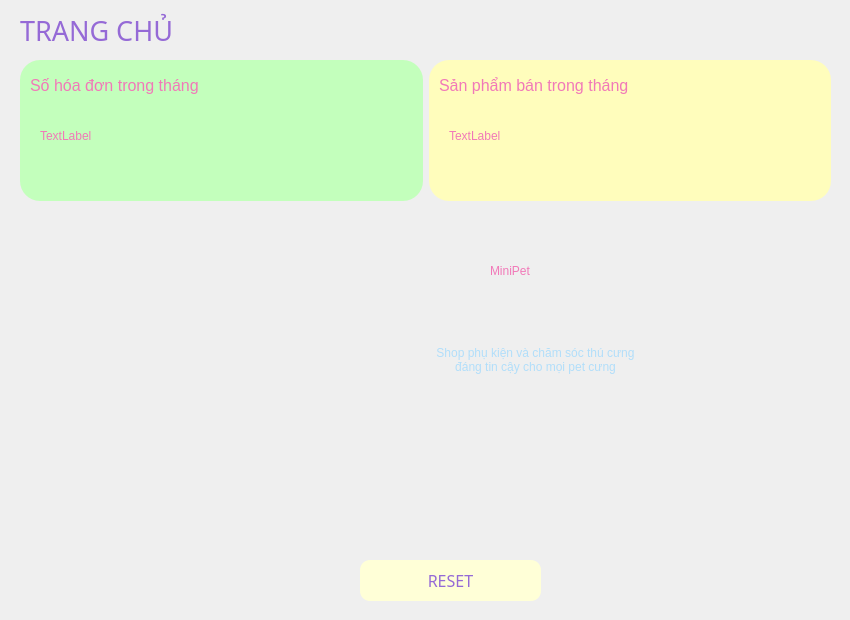
    <widget class="QWidget" name="trangchu">
     <widget class="QLabel" name="label_3">
      <property name="geometry">
       <rect>
        <x>20</x>
        <y>10</y>
        <width>221</width>
        <height>41</height>
       </rect>
      </property>
      <property name="sizePolicy">
       <sizepolicy hsizetype="Ignored" vsizetype="Ignored">
        <horstretch>0</horstretch>
        <verstretch>0</verstretch>
       </sizepolicy>
      </property>
      <property name="font">
       <font>
        <family>Segoe UI Black</family>
        <pointsize>20</pointsize>
        <weight>10</weight>
        <italic>false</italic>
        <bold>false</bold>
       </font>
      </property>
      <property name="styleSheet">
       <string notr="true">color: rgb(149, 106, 214);
font: 87 20pt &quot;Segoe UI Black&quot;;</string>
      </property>
      <property name="text">
       <string>TRANG CHỦ</string>
      </property>
     </widget>
     <widget class="QWidget" name="widget_2" native="true">
      <property name="geometry">
       <rect>
        <x>20</x>
        <y>60</y>
        <width>811</width>
        <height>141</height>
       </rect>
      </property>
      <property name="sizePolicy">
       <sizepolicy hsizetype="Ignored" vsizetype="Ignored">
        <horstretch>0</horstretch>
        <verstretch>0</verstretch>
       </sizepolicy>
      </property>
      <layout class="QHBoxLayout" name="horizontalLayout_2">
       <item>
        <widget class="QWidget" name="bill_4" native="true">
         <property name="sizePolicy">
          <sizepolicy hsizetype="Ignored" vsizetype="Ignored">
           <horstretch>0</horstretch>
           <verstretch>0</verstretch>
          </sizepolicy>
         </property>
         <property name="styleSheet">
          <string notr="true">background-color: rgb(195, 255, 188);
 border-radius: 20px; /* Bo góc */;</string>
         </property>
         <widget class="QLabel" name="label_25">
          <property name="geometry">
           <rect>
            <x>10</x>
            <y>0</y>
            <width>211</width>
            <height>51</height>
           </rect>
          </property>
          <property name="sizePolicy">
           <sizepolicy hsizetype="Ignored" vsizetype="Ignored">
            <horstretch>0</horstretch>
            <verstretch>0</verstretch>
           </sizepolicy>
          </property>
          <property name="font">
           <font>
            <family>Arial</family>
            <pointsize>12</pointsize>
            <weight>10</weight>
            <italic>false</italic>
            <bold>false</bold>
           </font>
          </property>
          <property name="styleSheet">
           <string notr="true">color: rgb(241, 121, 184);
font: 87 12pt &quot;Arial&quot;;
</string>
          </property>
          <property name="text">
           <string>Số hóa đơn trong tháng</string>
          </property>
         </widget>
         <widget class="QLabel" name="label_26">
          <property name="geometry">
           <rect>
            <x>200</x>
            <y>50</y>
            <width>41</width>
            <height>41</height>
           </rect>
          </property>
          <property name="sizePolicy">
           <sizepolicy hsizetype="Ignored" vsizetype="Ignored">
            <horstretch>0</horstretch>
            <verstretch>0</verstretch>
           </sizepolicy>
          </property>
          <property name="text">
           <string/>
          </property>
          <property name="pixmap">
           <pixmap>../hinhanh/9.png</pixmap>
          </property>
          <property name="scaledContents">
           <bool>true</bool>
          </property>
         </widget>
         <widget class="QLabel" name="lbl_dh">
          <property name="geometry">
           <rect>
            <x>20</x>
            <y>60</y>
            <width>181</width>
            <height>31</height>
           </rect>
          </property>
          <property name="sizePolicy">
           <sizepolicy hsizetype="Ignored" vsizetype="Ignored">
            <horstretch>0</horstretch>
            <verstretch>0</verstretch>
           </sizepolicy>
          </property>
          <property name="styleSheet">
           <string notr="true">color: rgb(241, 121, 184);
font: 75 13pt &quot;Times New Roman&quot;;</string>
          </property>
          <property name="text">
           <string>TextLabel</string>
          </property>
         </widget>
        </widget>
       </item>
       <item>
        <widget class="QWidget" name="spham_4" native="true">
         <property name="sizePolicy">
          <sizepolicy hsizetype="Ignored" vsizetype="Ignored">
           <horstretch>0</horstretch>
           <verstretch>0</verstretch>
          </sizepolicy>
         </property>
         <property name="styleSheet">
          <string notr="true">background-color: rgb(255, 253, 188);
color: rgb(255, 239, 178);
   border-radius: 20px; /* Bo góc */;</string>
         </property>
         <widget class="QLabel" name="label_29">
          <property name="geometry">
           <rect>
            <x>190</x>
            <y>60</y>
            <width>51</width>
            <height>51</height>
           </rect>
          </property>
          <property name="sizePolicy">
           <sizepolicy hsizetype="Ignored" vsizetype="Ignored">
            <horstretch>0</horstretch>
            <verstretch>0</verstretch>
           </sizepolicy>
          </property>
          <property name="text">
           <string/>
          </property>
          <property name="pixmap">
           <pixmap>../hinhanh/11.ico</pixmap>
          </property>
          <property name="scaledContents">
           <bool>true</bool>
          </property>
         </widget>
         <widget class="QLabel" name="label_30">
          <property name="geometry">
           <rect>
            <x>10</x>
            <y>0</y>
            <width>231</width>
            <height>51</height>
           </rect>
          </property>
          <property name="sizePolicy">
           <sizepolicy hsizetype="Ignored" vsizetype="Ignored">
            <horstretch>0</horstretch>
            <verstretch>0</verstretch>
           </sizepolicy>
          </property>
          <property name="font">
           <font>
            <family>Arial</family>
            <pointsize>12</pointsize>
            <weight>10</weight>
            <italic>false</italic>
            <bold>false</bold>
           </font>
          </property>
          <property name="styleSheet">
           <string notr="true">color: rgb(241, 121, 184);
font: 87 12pt &quot;Arial&quot;;

</string>
          </property>
          <property name="text">
           <string>Sản phẩm bán trong tháng</string>
          </property>
         </widget>
         <widget class="QLabel" name="lbl_sp">
          <property name="geometry">
           <rect>
            <x>20</x>
            <y>60</y>
            <width>101</width>
            <height>31</height>
           </rect>
          </property>
          <property name="sizePolicy">
           <sizepolicy hsizetype="Ignored" vsizetype="Ignored">
            <horstretch>0</horstretch>
            <verstretch>0</verstretch>
           </sizepolicy>
          </property>
          <property name="styleSheet">
           <string notr="true">color: rgb(241, 121, 184);
font: 75 13pt &quot;Times New Roman&quot;;</string>
          </property>
          <property name="text">
           <string>TextLabel</string>
          </property>
         </widget>
        </widget>
       </item>
      </layout>
     </widget>
     <widget class="QPushButton" name="btn_refreshHome">
      <property name="geometry">
       <rect>
        <x>360</x>
        <y>560</y>
        <width>181</width>
        <height>41</height>
       </rect>
      </property>
      <property name="font">
       <font>
        <family>Segoe UI Black</family>
        <pointsize>12</pointsize>
        <weight>10</weight>
        <italic>false</italic>
        <bold>false</bold>
       </font>
      </property>
      <property name="styleSheet">
       <string notr="true">QPushButton {
font: 87 12pt &quot;Segoe UI Black&quot;;
    background-color:rgb(255, 255, 215); /* Màu nền xanh dương */
    /* Màu chữ trắng rgb(255, 255, 215)*/
	color: rgb(149, 106, 214);
    border-radius: 10px; /* Bo góc */
}
QPushButton:hover {
 /* Màu nền khi rê chuột */
	background-color: rgb(108, 187, 174);
color: white
}
QPushButton:pressed {
    background-color: rgb(31, 97, 141); /* Màu nền khi nhấn */
}</string>
      </property>
      <property name="text">
       <string>RESET</string>
      </property>
      <property name="icon">
       <iconset>
        <normaloff>../hinhanh/16796125.png</normaloff>../hinhanh/16796125.png</iconset>
      </property>
     </widget>
     <widget class="QLabel" name="label">
      <property name="geometry">
       <rect>
        <x>10</x>
        <y>210</y>
        <width>261</width>
        <height>231</height>
       </rect>
      </property>
      <property name="text">
       <string/>
      </property>
      <property name="pixmap">
       <pixmap>../hinhanh/logo.png</pixmap>
      </property>
      <property name="scaledContents">
       <bool>true</bool>
      </property>
     </widget>
     <widget class="QLabel" name="label_2">
      <property name="geometry">
       <rect>
        <x>490</x>
        <y>220</y>
        <width>261</width>
        <height>101</height>
       </rect>
      </property>
      <property name="styleSheet">
       <string notr="true">color: rgb(241, 121, 184);
font: 75 30pt &quot;Segoe Script&quot;;
</string>
      </property>
      <property name="text">
       <string>MiniPet</string>
      </property>
     </widget>
     <widget class="QLabel" name="label_4">
      <property name="geometry">
       <rect>
        <x>240</x>
        <y>310</y>
        <width>591</width>
        <height>101</height>
       </rect>
      </property>
      <property name="styleSheet">
       <string notr="true">font: 87 20pt &quot;Segoe UI Black&quot;;
color: rgb(177, 222, 250);</string>
      </property>
      <property name="text">
       <string>&lt;html&gt;&lt;head/&gt;&lt;body&gt;&lt;p align=&quot;center&quot;&gt;Shop phụ kiện và chăm sóc thú cưng&lt;br&gt;  đáng tin cậy cho mọi pet cưng&lt;/p&gt;&lt;/body&gt;&lt;/html&gt;</string>
      </property>
     </widget>
     <widget class="QLabel" name="label_5">
      <property name="geometry">
       <rect>
        <x>380</x>
        <y>230</y>
        <width>101</width>
        <height>81</height>
       </rect>
      </property>
      <property name="text">
       <string/>
      </property>
      <property name="pixmap">
       <pixmap>../hinhanh/763773.png</pixmap>
      </property>
      <property name="scaledContents">
       <bool>true</bool>
      </property>
     </widget>
     <widget class="QLabel" name="label_9">
      <property name="geometry">
       <rect>
        <x>240</x>
        <y>10</y>
        <width>61</width>
        <height>51</height>
       </rect>
      </property>
      <property name="text">
       <string/>
      </property>
      <property name="pixmap">
       <pixmap>../hinhanh/2138440.png</pixmap>
      </property>
      <property name="scaledContents">
       <bool>true</bool>
      </property>
     </widget>
     <widget class="QLabel" name="label_7">
      <property name="geometry">
       <rect>
        <x>10</x>
        <y>460</y>
        <width>141</width>
        <height>151</height>
       </rect>
      </property>
      <property name="text">
       <string/>
      </property>
      <property name="pixmap">
       <pixmap>../hinhanh/2437632.png</pixmap>
      </property>
     </widget>
     <widget class="QLabel" name="label_13">
      <property name="geometry">
       <rect>
        <x>700</x>
        <y>410</y>
        <width>141</width>
        <height>111</height>
       </rect>
      </property>
      <property name="text">
       <string/>
      </property>
      <property name="pixmap">
       <pixmap>../hinhanh/11884972.png</pixmap>
      </property>
      <property name="scaledContents">
       <bool>true</bool>
      </property>
     </widget>
    </widget>
